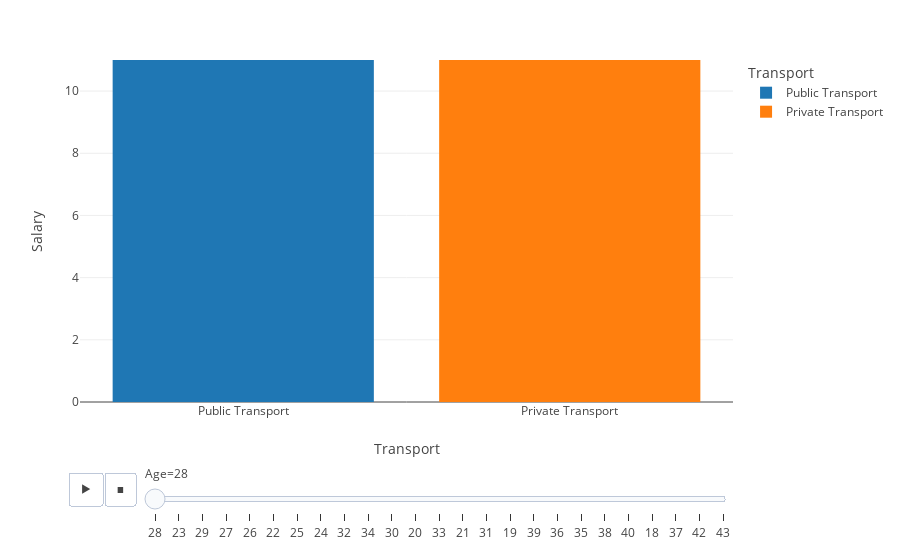

Notebook cell for this chart:
### Code cell
lst1=df['Salary']
lst2=df['Transport']



fig = px.bar(
            df,
            x=lst2,
            y=lst1,
            color=lst2,
            animation_frame=df['Age'],
            animation_group=lst2,
            range_y=[0,11]
            )
fig.show()

### Figure 1 — Plotly figure (JSON) as saved in the notebook; plotly's stock layout.template omitted (floating-point values rounded to 4 significant figures)
{"data": [{"alignmentgroup": "True", "hovertemplate": "Transport=%{x}<br>Age=28<br>Salary=%{y}<extra></extra>", "ids": ["Public Transport", "Public Transport", "Public Transport", "Public Transport", "Public Transport", "Public Transport", "Public Transport", "Public Transport", "Public Transport", "Public Transport", "Public Transport", "Public Transport", "Public Transport", "Public Transport", "Public Transport", "Public Transport", "Public Transport", "Public Transport", "Public Transport", "Public Transport", "Public Transport", "Public Transport", "Public Transport", "Public Transport", "Public Transport", "Public Transport", "Public Transport", "Public Transport", "Public Transport", "Public Transport", "Public Transport", "Public Transport", "Public Transport", "Public Transport", "Public Transport", "Public Transport", "Public Transport", "Public Transport"], "legendgroup": "Public Transport", "marker": {"color": "#1F77B4", "pattern": {"shape": ""}}, "name": "Public Transport", "offsetgroup": "Public Transport", "orientation": "v", "showlegend": true, "textposition": "auto", "type": "bar", "x": ["Public Transport", "Public Transport", "Public Transport", "Public Transport", "Public Transport", "Public Transport", "Public Transport", "Public Transport", "Public Transport", "Public Transport", "Public Transport", "Public Transport", "Public Transport", "Public Transport", "Public Transport", "Public Transport", "Public Transport", "Public Transport", "Public Transport", "Public Transport", "Public Transport", "Public Transport", "Public Transport", "Public Transport", "Public Transport", "Public Transport", "Public Transport", "Public Transport", "Public Transport", "Public Transport", "Public Transport", "Public Transport", "Public Transport", "Public Transport", "Public Transport", "Public Transport", "Public Transport", "Public Transport"], "xaxis": "x", "y": [14.3, 13.4, 13.6, 13.6, 14.6, 21.7, 13.6, 13.6, 14.6, 13.6, 13.8, 13.7, 9.5, 20.7, 14.6, 13.6, 13.7, 13.9, 14.8, 13.6, 14.5, 10.8, 13.9, 13.9, 13.7, 23.8, 13.7, 13.9, 13.8, 14.8, 12.7, 10.9, 14.9, 14.9, 13.9, 13.8, 23.8, 13.9], "yaxis": "y"}, {"alignmentgroup": "True", "hovertemplate": "Transport=%{x}<br>Age=28<br>Salary=%{y}<extra></extra>", "ids": ["Private Transport", "Private Transport", "Private Transport", "Private Transport", "Private Transport", "Private Transport", "Private Transport", "Private Transport"], "legendgroup": "Private Transport", "marker": {"color": "#FF7F0E", "pattern": {"shape": ""}}, "name": "Private Transport", "offsetgroup": "Private Transport", "orientation": "v", "showlegend": true, "textposition": "auto", "type": "bar", "x": ["Private Transport", "Private Transport", "Private Transport", "Private Transport", "Private Transport", "Private Transport", "Private Transport", "Private Transport"], "xaxis": "x", "y": [14.4, 13.7, 19.7, 14.7, 14.8, 13.9, 14.9, 13], "yaxis": "y"}], "layout": {"barmode": "relative", "legend": {"title": {"text": "Transport"}, "tracegroupgap": 0}, "margin": {"t": 60}, "sliders": [{"active": 0, "currentvalue": {"prefix": "Age="}, "len": 0.9, "pad": {"b": 10, "t": 60}, "steps": [{"args": [["28"], {"frame": {"duration": 0, "redraw": true}, "fromcurrent": true, "mode": "immediate", "transition": {"duration": 0, "easing": "linear"}}], "label": "28", "method": "animate"}, {"args": [["23"], {"frame": {"duration": 0, "redraw": true}, "fromcurrent": true, "mode": "immediate", "transition": {"duration": 0, "easing": "linear"}}], "label": "23", "method": "animate"}, {"args": [["29"], {"frame": {"duration": 0, "redraw": true}, "fromcurrent": true, "mode": "immediate", "transition": {"duration": 0, "easing": "linear"}}], "label": "29", "method": "animate"}, {"args": [["27"], {"frame": {"duration": 0, "redraw": true}, "fromcurrent": true, "mode": "immediate", "transition": {"duration": 0, "easing": "linear"}}], "label": "27", "method": "animate"}, {"args": [["26"], {"frame": {"duration": 0, "redraw": true}, "fromcurrent": true, "mode": "immediate", "transition": {"duration": 0, "easing": "linear"}}], "label": "26", "method": "animate"}, {"args": [["22"], {"frame": {"duration": 0, "redraw": true}, "fromcurrent": true, "mode": "immediate", "transition": {"duration": 0, "easing": "linear"}}], "label": "22", "method": "animate"}, {"args": [["25"], {"frame": {"duration": 0, "redraw": true}, "fromcurrent": true, "mode": "immediate", "transition": {"duration": 0, "easing": "linear"}}], "label": "25", "method": "animate"}, {"args": [["24"], {"frame": {"duration": 0, "redraw": true}, "fromcurrent": true, "mode": "immediate", "transition": {"duration": 0, "easing": "linear"}}], "label": "24", "method": "animate"}, {"args": [["32"], {"frame": {"duration": 0, "redraw": true}, "fromcurrent": true, "mode": "immediate", "transition": {"duration": 0, "easing": "linear"}}], "label": "32", "method": "animate"}, {"args": [["34"], {"frame": {"duration": 0, "redraw": true}, "fromcurrent": true, "mode": "immediate", "transition": {"duration": 0, "easing": "linear"}}], "label": "34", "method": "animate"}, {"args": [["30"], {"frame": {"duration": 0, "redraw": true}, "fromcurrent": true, "mode": "immediate", "transition": {"duration": 0, "easing": "linear"}}], "label": "30", "method": "animate"}, {"args": [["20"], {"frame": {"duration": 0, "redraw": true}, "fromcurrent": true, "mode": "immediate", "transition": {"duration": 0, "easing": "linear"}}], "label": "20", "method": "animate"}, {"args": [["33"], {"frame": {"duration": 0, "redraw": true}, "fromcurrent": true, "mode": "immediate", "transition": {"duration": 0, "easing": "linear"}}], "label": "33", "method": "animate"}, {"args": [["21"], {"frame": {"duration": 0, "redraw": true}, "fromcurrent": true, "mode": "immediate", "transition": {"duration": 0, "easing": "linear"}}], "label": "21", "method": "animate"}, {"args": [["31"], {"frame": {"duration": 0, "redraw": true}, "fromcurrent": true, "mode": "immediate", "transition": {"duration": 0, "easing": "linear"}}], "label": "31", "method": "animate"}, {"args": [["19"], {"frame": {"duration": 0, "redraw": true}, "fromcurrent": true, "mode": "immediate", "transition": {"duration": 0, "easing": "linear"}}], "label": "19", "method": "animate"}, {"args": [["39"], {"frame": {"duration": 0, "redraw": true}, "fromcurrent": true, "mode": "immediate", "transition": {"duration": 0, "easing": "linear"}}], "label": "39", "method": "animate"}, {"args": [["36"], {"frame": {"duration": 0, "redraw": true}, "fromcurrent": true, "mode": "immediate", "transition": {"duration": 0, "easing": "linear"}}], "label": "36", "method": "animate"}, {"args": [["35"], {"frame": {"duration": 0, "redraw": true}, "fromcurrent": true, "mode": "immediate", "transition": {"duration": 0, "easing": "linear"}}], "label": "35", "method": "animate"}, {"args": [["38"], {"frame": {"duration": 0, "redraw": true}, "fromcurrent": true, "mode": "immediate", "transition": {"duration": 0, "easing": "linear"}}], "label": "38", "method": "animate"}, {"args": [["40"], {"frame": {"duration": 0, "redraw": true}, "fromcurrent": true, "mode": "immediate", "transition": {"duration": 0, "easing": "linear"}}], "label": "40", "method": "animate"}, {"args": [["18"], {"frame": {"duration": 0, "redraw": true}, "fromcurrent": true, "mode": "immediate", "transition": {"duration": 0, "easing": "linear"}}], "label": "18", "method": "animate"}, {"args": [["37"], {"frame": {"duration": 0, "redraw": true}, "fromcurrent": true, "mode": "immediate", "transition": {"duration": 0, "easing": "linear"}}], "label": "37", "method": "animate"}, {"args": [["42"], {"frame": {"duration": 0, "redraw": true}, "fromcurrent": true, "mode": "immediate", "transition": {"duration": 0, "easing": "linear"}}], "label": "42", "method": "animate"}, {"args": [["43"], {"frame": {"duration": 0, "redraw": true}, "fromcurrent": true, "mode": "immediate", "transition": {"duration": 0, "easing": "linear"}}], "label": "43", "method": "animate"}], "x": 0.1, "xanchor": "left", "y": 0, "yanchor": "top"}], "updatemenus": [{"buttons": [{"args": [null, {"frame": {"duration": 500, "redraw": true}, "fromcurrent": true, "mode": "immediate", "transition": {"duration": 500, "easing": "linear"}}], "label": "&#9654;", "method": "animate"}, {"args": [[null], {"frame": {"duration": 0, "redraw": true}, "fromcurrent": true, "mode": "immediate", "transition": {"duration": 0, "easing": "linear"}}], "label": "&#9724;", "method": "animate"}], "direction": "left", "pad": {"r": 10, "t": 70}, "showactive": false, "type": "buttons", "x": 0.1, "xanchor": "right", "y": 0, "yanchor": "top"}], "xaxis": {"anchor": "y", "categoryarray": ["Public Transport", "Private Transport"], "categoryorder": "array", "domain": [0, 1], "title": {"text": "Transport"}}, "yaxis": {"anchor": "x", "domain": [0, 1], "range": [0, 11], "title": {"text": "Salary"}}}}
